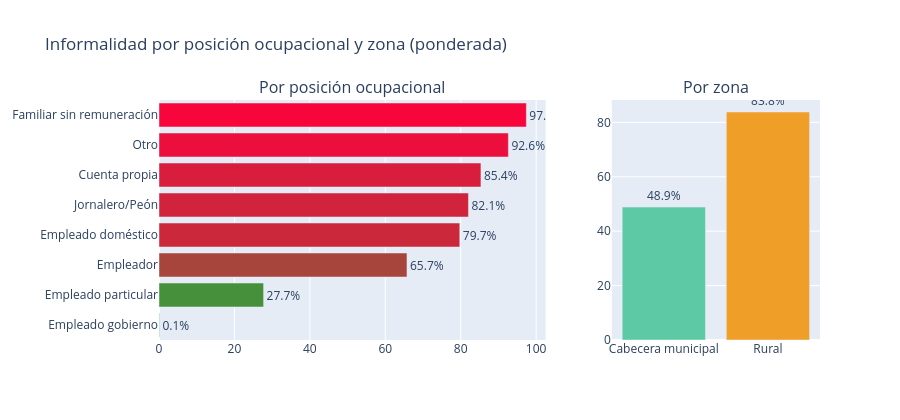

The notebook cell saved with this chart:
### Markdown cell above
---
### Informalidad por posición ocupacional y zona

### Code cell
LABELS_POS = {
    1:'Empleado particular', 2:'Empleado gobierno', 3:'Empleado doméstico',
    4:'Cuenta propia', 5:'Empleador', 6:'Familiar sin remuneración',
    7:'Jornalero/Peón', 8:'Otro'
}

tasa_pos = (
    df[df['P6430'].notna()]
    .groupby('P6430', observed=True)
    .apply(tasa_pond, include_groups=False)
    .reset_index().rename(columns={0:'tasa'})
    .sort_values('tasa')
)
tasa_pos['etiqueta'] = tasa_pos['P6430'].map(LABELS_POS)

t_zona = (
    df[df['CLASE'].notna()]
    .groupby('CLASE', observed=True)
    .apply(tasa_pond, include_groups=False)
    .reset_index().rename(columns={0:'tasa'})
)
t_zona['etiqueta'] = t_zona['CLASE'].map({1:'Cabecera municipal', 2:'Rural'})

fig = make_subplots(rows=1, cols=2, column_widths=[0.65, 0.35],
                    subplot_titles=['Por posición ocupacional', 'Por zona'])

colors_pos = [f'rgb({int(255*(v/100))},{int(200*(1-v/100))},60)' for v in tasa_pos['tasa']]
fig.add_trace(go.Bar(
    x=tasa_pos['tasa'], y=tasa_pos['etiqueta'],
    orientation='h', marker_color=colors_pos,
    text=tasa_pos['tasa'].round(1).astype(str)+'%', textposition='outside'
), row=1, col=1)

fig.add_trace(go.Bar(
    x=t_zona['etiqueta'], y=t_zona['tasa'],
    marker_color=['#5DCAA5','#EF9F27'],
    text=t_zona['tasa'].round(1).astype(str)+'%', textposition='outside'
), row=1, col=2)

fig.update_layout(title='Informalidad por posición ocupacional y zona (ponderada)',
                  showlegend=False, height=420)
fig.show()
fig.write_html(OUT_DIR / 'viz_03_posicion_zona.html')

### Figure 1 — Plotly figure (JSON) as saved in the notebook; plotly's stock layout.template omitted (floating-point values rounded to 4 significant figures)
{"data": [{"marker": {"color": ["rgb(0,199,60)", "rgb(70,144,60)", "rgb(167,68,60)", "rgb(203,40,60)", "rgb(209,35,60)", "rgb(217,29,60)", "rgb(236,14,60)", "rgb(248,5,60)"]}, "orientation": "h", "text": ["0.1%", "27.7%", "65.7%", "79.7%", "82.1%", "85.4%", "92.6%", "97.4%"], "textposition": "outside", "type": "bar", "x": [0.1155, 27.73, 65.75, 79.75, 82.05, 85.36, 92.64, 97.4], "xaxis": "x", "y": ["Empleado gobierno", "Empleado particular", "Empleador", "Empleado doméstico", "Jornalero/Peón", "Cuenta propia", "Otro", "Familiar sin remuneración"], "yaxis": "y"}, {"marker": {"color": ["#5DCAA5", "#EF9F27"]}, "text": ["48.9%", "83.8%"], "textposition": "outside", "type": "bar", "x": ["Cabecera municipal", "Rural"], "xaxis": "x2", "y": [48.86, 83.81], "yaxis": "y2"}], "layout": {"annotations": [{"font": {"size": 16}, "showarrow": false, "text": "Por posición ocupacional", "x": 0.2925, "xanchor": "center", "xref": "paper", "y": 1, "yanchor": "bottom", "yref": "paper"}, {"font": {"size": 16}, "showarrow": false, "text": "Por zona", "x": 0.8425, "xanchor": "center", "xref": "paper", "y": 1, "yanchor": "bottom", "yref": "paper"}], "height": 420, "showlegend": false, "title": {"text": "Informalidad por posición ocupacional y zona (ponderada)"}, "xaxis": {"anchor": "y", "domain": [0, 0.585]}, "xaxis2": {"anchor": "y2", "domain": [0.685, 1]}, "yaxis": {"anchor": "x", "domain": [0, 1]}, "yaxis2": {"anchor": "x2", "domain": [0, 1]}}}
